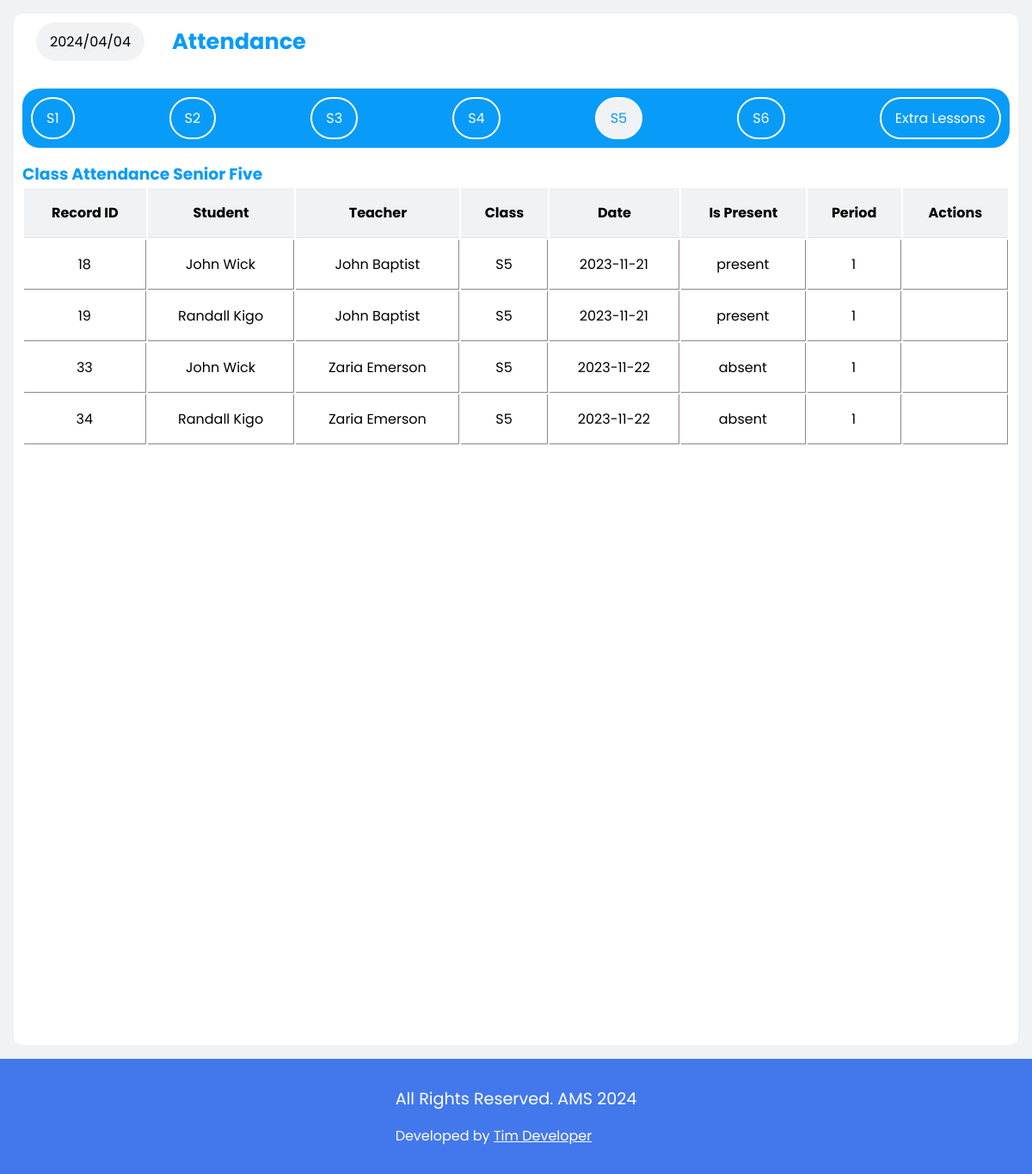
The page /admin_account/s5.php (signed in) on the database its author committed.
### tables this page shows
CREATE TABLE IF NOT EXISTS `attendancerecords` (
  `RecordID` int NOT NULL AUTO_INCREMENT,
  `StudentID` int NOT NULL,
  `TeacherID` int NOT NULL,
  `SubjectID` int NOT NULL,
  `ClassID` int NOT NULL,
  `Date` date NOT NULL,
  `IsPresent` varchar(50) NOT NULL,
  `Period` int NOT NULL,
  PRIMARY KEY (`RecordID`)
);

CREATE TABLE IF NOT EXISTS `students` (
  `StudentID` int NOT NULL AUTO_INCREMENT,
  `image` varchar(200) NOT NULL,
  `FirstName` varchar(50) NOT NULL,
  `LastName` varchar(50) NOT NULL,
  `ClassID` int NOT NULL,
  `DateOfBirth` date NOT NULL,
  `Gender` varchar(7) NOT NULL,
  `Address` varchar(50) NOT NULL,
  `ContactNumber` varchar(15) DEFAULT NULL,
  `Email` varchar(50) DEFAULT NULL,
  `password` varchar(200) NOT NULL,
  `username` varchar(50) NOT NULL,
  PRIMARY KEY (`StudentID`)
);

CREATE TABLE IF NOT EXISTS `teachers` (
  `TeacherID` int NOT NULL AUTO_INCREMENT,
  `Image` varchar(200) NOT NULL,
  `Firstname` varchar(50) NOT NULL,
  `Lastname` varchar(50) NOT NULL,
  `ContactNumber` varchar(15) NOT NULL,
  `Email` varchar(50) NOT NULL,
  `SubjectID` int NOT NULL,
  `password` varchar(200) NOT NULL,
  `username` varchar(50) NOT NULL,
  PRIMARY KEY (`TeacherID`)
);

CREATE TABLE IF NOT EXISTS `classes` (
  `ClassID` int NOT NULL AUTO_INCREMENT,
  `ClassName` varchar(50) NOT NULL,
  `Year` int NOT NULL,
  `ClassTeacherID` int NOT NULL,
  PRIMARY KEY (`ClassID`)
);

### functions.php (called while the page is built, shortened)
<?php
include "connection.php";
function s5attendance()
{
    global $conn;
    $sql = "SELECT
    ar.*,
    s.FirstName,
    s.LastName,
    t.Firstname,
    t.Lastname,
    c.ClassName
    FROM `attendancerecords` as ar
    JOIN `students` AS s ON ar.StudentID = s.StudentID
    JOIN `teachers` AS t ON ar.TeacherID = t.TeacherID
    JOIN `classes` AS c on ar.ClassID = c.ClassID
    WHERE c.ClassID = 5";
    $result = mysqli_query($conn, $sql);
    $attendanceArray = [];
    if (mysqli_num_rows($result) > 0) {
        while ($row = mysqli_fetch_array($result)) {
            $attendanceArray[] = $row;
        }
        return $attendanceArray;
    } else {
        return false;
    }
}

### admin_account/s5.php (the view, shortened to what this page needs)
<?php
include "../connection.php";
include "../functions.php";
?>
<!DOCTYPE html>
<html lang="en">
<head>
    <link rel="stylesheet" href="../styles.css">
</head>
<body>
    <div class="view-activity">
        <div class="container">
            <div class="top">
                <div class="west">
                    <div class="date">
                        <?php echo date("Y/m/d") ?>
                    </div>
                    <h3 style="margin-left: 1rem; font-size: 1.6rem; color: var(--color-primary);">Attendance</h3>
                </div>
            </div>
            <nav class="viewATTadminTab">
                <a href="../admin_account/View-attendance.php">S1</a>
                <a href="../admin_account/s2.php">S2</a>
                <a href="../admin_account/s3.php">S3</a>
                <a href="../admin_account/s4.php">S4</a>
                <a class="active" href="../admin_account/s5.php">S5</a>
                <a href="../admin_account/s6.php">S6</a>
                <a href="../admin_account/extra.php">Extra Lessons</a>
            </nav>
            <section class="adminSection" id="s5">
                <h3 style="color: var(--color-primary);">Class Attendance Senior Five</h3>
                <?php
                if (s5attendance() == false) { ?>
                    <div class="empty">
                        <p>Attendance Has not been recorded for this class Yet</p>
                    </div>
                <?php } else { ?>
                    <table>
                        <tr>
                            <th>Record ID</th>
                            <th>Student</th>
                            <th>Teacher</th>
                            <th>Class</th>
                            <th>Date</th>
                            <th>Is Present</th>
                            <th>Period</th>
                            <th colspan="2">Actions</th>
                        </tr>
                        <?php
                        $attendance = s5attendance();
                        foreach ($attendance as $attend) :
                        ?>
                            <tr>
                                <td><?php echo $attend['RecordID'] ?></td>
                                <td><?php echo $attend['FirstName'] . ' ' . $attend['LastName'] ?></td>
                                <td><?php echo $attend['Firstname'] . ' ' . $attend['Lastname'] ?></td>
                                <td><?php echo $attend['ClassName'] ?></td>
                                <td><?php echo $attend['Date'] ?></td>
                                <td><?php echo $attend['IsPresent'] ?></td>
                                <td><?php echo $attend['Period'] ?></td>
                                <td>
                                    <form method="post" onsubmit="return confirm('Are you sure you want to delete this record?');">
                                    </form>
                                </td>
                            </tr>
                        <?php endforeach; ?>
                    </table>
                <?php }
                ?>
            </section>
        </div>
    </div>
    <?php include "../footer.php"; ?>
</body>
</html>

### styles.css (style rules this page uses)
* { margin: 0; border: 0; padding: 0; box-sizing: border-box; font-family: 'Poppins', sans-serif; }
a { text-decoration: none; }
:root { --box-shadow: 0 10px 1rem rgba(205, 231, 238, 0.5); --color-bg: #4378ec; --background: #f0f2f3; --color-white: #ffffff; --color-primary: #099BF8; --color-text-muted: #9e9292; --color-bg-secondary: #779be9; --pending-cards-bg: #d2dffc; --darker-tint_1: #5E3494; }
.student_acc #home .container .att_td td, th { text-align: center; padding: 1rem; border-bottom: 1px solid rgb(231, 226, 226); }
.container { width: 85%; border-radius: 10px; background-color: var(--color-white); padding: 10px; }
.view-activity { padding: 1rem; display: flex; width: 100%; gap: 1rem; justify-content: space-between; background-color: var(--background); overflow: hidden; position: relative; }
.view-activity .container { background-color: var(--color-white); border-radius: 10px; padding: 10px; width: 100%; }
.view-activity .container .top { width: 100%; display: flex; justify-content: space-between; align-items: center; }
.view-activity .container .top .west { gap: 1rem; display: flex; align-items: center; }
.view-activity .container .top .west .date { border-radius: 50px; background-color: #f0f2f3; padding: 10px 1rem; }
.viewATTadminTab { width: 100%; background-color: var(--color-primary); border-radius: 20px; padding: 10px; display: flex; justify-content: space-between; align-items: center; margin-top: 2rem; }
.viewATTadminTab a { border: 2px solid var(--color-white); background: none; padding: 10px 1rem; border-radius: 50px; color: var(--color-white); transition: all 0.3s ease; }
.viewATTadminTab a.active { background-color: var(--background); color: var(--color-primary); }
.adminSection { width: 100%; margin-top: 1rem; }
.adminSection table { width: 100%; }
.adminSection table tr th { background-color: var(--background); padding: 1rem; }
.adminSection table tr td { border-right: 1px solid rgb(145, 135, 135); border-bottom: 1px solid rgb(145, 135, 135); text-align: center; padding: 1rem; }

### rows shown on the page
attendancerecords: RecordID "18", StudentID.FirstName "John", StudentID.LastName "Wick", TeacherID.Firstname "John", TeacherID.Lastname "Baptist", ClassID.ClassName "S5", Date "2023-11-21", IsPresent "present", Period "1"
attendancerecords: RecordID "19", StudentID.FirstName "Randall", StudentID.LastName "Kigo", TeacherID.Firstname "John", TeacherID.Lastname "Baptist", ClassID.ClassName "S5", Date "2023-11-21", IsPresent "present", Period "1"
attendancerecords: RecordID "33", StudentID.FirstName "John", StudentID.LastName "Wick", TeacherID.Firstname "Zaria", TeacherID.Lastname "Emerson", ClassID.ClassName "S5", Date "2023-11-22", IsPresent "absent", Period "1"
attendancerecords: RecordID "34", StudentID.FirstName "Randall", StudentID.LastName "Kigo", TeacherID.Firstname "Zaria", TeacherID.Lastname "Emerson", ClassID.ClassName "S5", Date "2023-11-22", IsPresent "absent", Period "1"
